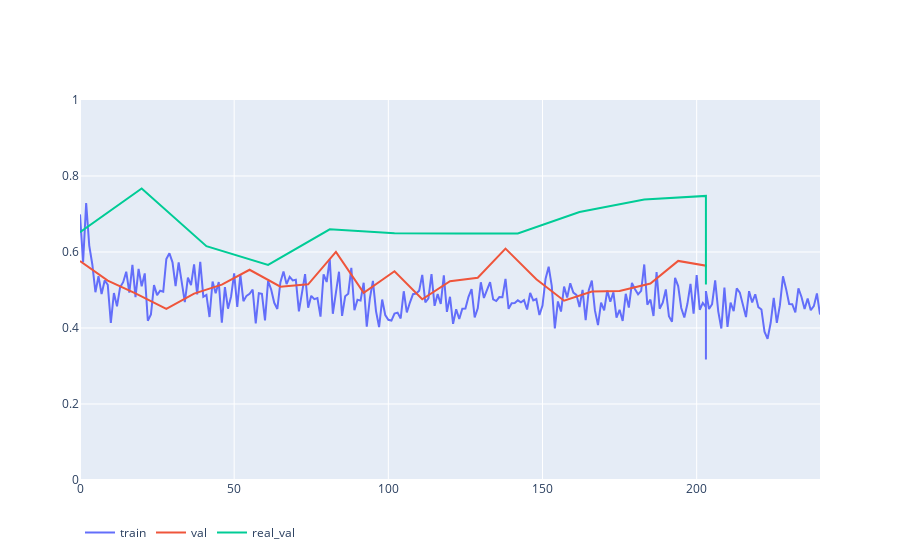

Notebook source saved alongside this figure:
### Code cell
get_metric_figure( data )

### Figure 1 — Plotly figure (JSON) as saved in the notebook; plotly's stock layout.template omitted (floating-point values rounded to 4 significant figures; data arrays with more than 128 entries replaced by an {"elided": "..."} marker saying what was removed)
{"data": [{"mode": "lines", "name": "train", "type": "scatter", "x": {"elided": "243 int values"}, "y": {"elided": "243 float values"}}, {"mode": "lines", "name": "val", "type": "scatter", "x": [0, 9, 18, 28, 37, 46, 55, 65, 74, 83, 92, 102, 111, 120, 129, 138, 148, 157, 166, 175, 185, 194, 203, 203], "y": [0.5761, 0.5249, 0.4912, 0.4505, 0.4905, 0.5139, 0.5533, 0.5087, 0.5148, 0.6003, 0.4924, 0.5495, 0.4755, 0.5233, 0.5323, 0.6089, 0.5285, 0.4719, 0.4959, 0.4975, 0.5172, 0.5766, 0.5639, 0.5593]}, {"mode": "lines", "name": "real_val", "type": "scatter", "x": [0, 20, 41, 61, 81, 102, 122, 142, 162, 183, 203, 203], "y": [0.6521, 0.7673, 0.6154, 0.5661, 0.6598, 0.6491, 0.6488, 0.6485, 0.7051, 0.7383, 0.7476, 0.5143]}], "layout": {"autosize": true, "legend": {"orientation": "h"}, "xaxis": {"autorange": true, "range": [0, 240], "type": "linear"}, "yaxis": {"range": [0, 1], "type": "linear"}}}
